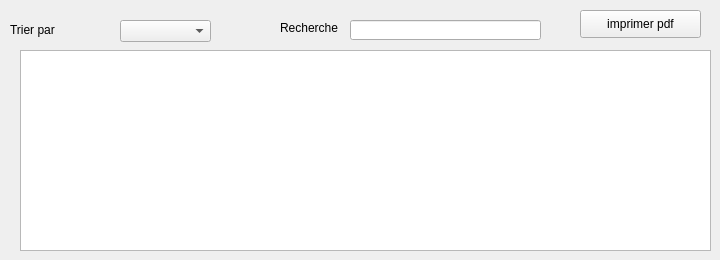
     <widget class="QWidget" name="Consulter">
      <attribute name="title">
       <string>Consulter</string>
      </attribute>
      <widget class="QTableView" name="tableView_Revenue">
       <property name="geometry">
        <rect>
         <x>20</x>
         <y>50</y>
         <width>691</width>
         <height>201</height>
        </rect>
       </property>
      </widget>
      <widget class="QLabel" name="label_28">
       <property name="geometry">
        <rect>
         <x>630</x>
         <y>60</y>
         <width>71</width>
         <height>81</height>
        </rect>
       </property>
       <property name="text">
        <string/>
       </property>
       <property name="pixmap">
        <pixmap>../Load.png</pixmap>
       </property>
      </widget>
      <widget class="QLabel" name="label_37">
       <property name="geometry">
        <rect>
         <x>280</x>
         <y>20</y>
         <width>71</width>
         <height>16</height>
        </rect>
       </property>
       <property name="text">
        <string>Recherche</string>
       </property>
      </widget>
      <widget class="QLineEdit" name="le_r_search">
       <property name="geometry">
        <rect>
         <x>350</x>
         <y>20</y>
         <width>191</width>
         <height>20</height>
        </rect>
       </property>
      </widget>
      <widget class="QComboBox" name="cb_sort_r">
       <property name="geometry">
        <rect>
         <x>120</x>
         <y>20</y>
         <width>91</width>
         <height>22</height>
        </rect>
       </property>
      </widget>
      <widget class="QLabel" name="label_38">
       <property name="geometry">
        <rect>
         <x>10</x>
         <y>20</y>
         <width>81</width>
         <height>20</height>
        </rect>
       </property>
       <property name="text">
        <string>Trier par</string>
       </property>
      </widget>
      <widget class="QPushButton" name="pdf">
       <property name="geometry">
        <rect>
         <x>580</x>
         <y>10</y>
         <width>121</width>
         <height>28</height>
        </rect>
       </property>
       <property name="text">
        <string>imprimer pdf</string>
       </property>
      </widget>
     </widget>
